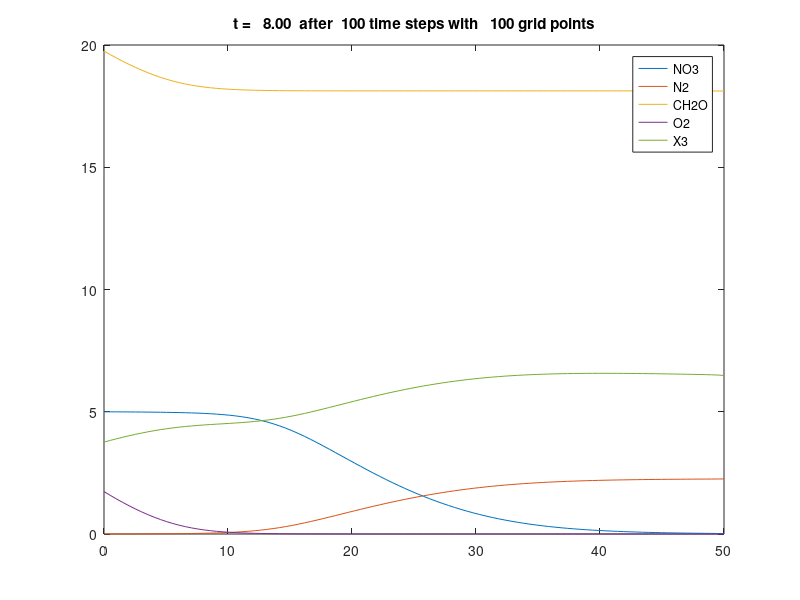

The MATLAB script that drew this image:
function Nitrogen_model()

v       = 10;        % unit: cm/day, average linear velocity
Diff    = 0.5*v;     % unit: cm2/day, longitudinal dispersivity (cm) * velocity (cm/day)
xl      = 0;         % unit: cm, left boundary
xr      = 50;        % unit: cm, right boundary
nx      = 100;       % number of nodes
tfinal  = 8;         % unit: day, total simulation time
dx      = (xr-xl)/nx;% unit: cm, space step
dt      = 0.08;      % unit: day, time step
x       = linspace(xl, xr, nx)';  % unit: cm, space grids
nsteps  = round(tfinal/dt);       % time steps
nplot   = 1;

tn      = 0;         % t(n)
ns      = 9;         % number of different component
u0      = zeros(nx, ns);
% initial values, unit: mg/l
% NH4  = u0(:,1)
% NO2  = u0(:,2)
% NO3  = u0(:,3)
% N2   = u0(:,4)
% CH2O = u0(:,5)
% O2   = u0(:,6)
% X1   = u0(:,7)
% X2   = u0(:,8)
% X3   = u0(:,9)
u0(:,1) = 0.0;
u0(:,2) = 0;
u0(:,3) = 5.0;
u0(:,4) = 0.0;
u0(:,5) = 1.0;
u0(:,6) = 2.0;
u0(:,7) = 0.0;
u0(:,8) = 0.0;
u0(:,9) = 3.64;
% left boundary values, unit: mg/l
u0(1,1) = 0.0;
u0(1,2) = 0;
u0(1,3) = 5.0;
u0(1,4) = 0.0;
u0(1,5) = 20.0;
u0(1,6) = 2.0;
u0(1,7) = 0.0;
u0(1,8) = 0.0;
u0(1,9) = 3.64;
% right boundary values
u0(end,1) = 0.0;
u0(end,2) = 0.0;
u0(end,3) = 0.0;
u0(end,4) = 0.0;
u0(end,5) = 0.0;
u0(end,6) = 0.0;
u0(end,7) = 0.0;
u0(end,8) = 0.0;
u0(end,9) = 0.0;

u = u0;

% construct left hand matrix
alpha  = -v*dt/dx/4;
beta   = Diff*dt/dx^2/2;
A      = (alpha - beta) * ones(nx);
A(1)   = 0;
A(nx) = 0;
B      = (1 + 2*beta) * ones(nx);
B(1)   = 1;
B(nx) = 1;
C      = (-alpha - beta) * ones(nx);
C(1)   = 0;
C(nx) = 0;

I = (2:nx-1)';
% legend text for plot
specs  = {'NH4', 'NO2', 'NO3', 'N2', 'CH2O', 'O2', 'X1', 'X2', 'X3'};
% plot initial condition
plot(x, u);
legend(specs(1:9));
title(sprintf('t = %6.2f  after %4i time steps with %5i grid points',...
               tn,0,nx))
xlim([0 50])
drawnow

for n = 1 : nsteps    
    tnp = tn + dt;
    
    % transport for each component
    for i = 1 : ns
        D      = zeros(nx);
        D(I)   = (-alpha+beta)*u(I-1,i)+(1-2*beta)*u(I,i)+(alpha+beta)*u(I+1,i);
        D(1)   = u0(1,i);
        D(nx)  = 2*u(end-1,i) - u(end-2,i);
        u(:,i) = TDMAsolver(A, B, C, D);
    end
    
    % Runge Kutta method solving system of ODEs
    for i = 1 : nx
        u(i,:) = Runge_Kutta(@myode, tnp, dt, u(i,:));
    end
    
    if mod(n,nplot)==0 || n==nsteps
        flag = 1:ns;
        for i = 1 : ns
            if all(u(:,i) < 1e-3)
                flag(i) = 0;
            end
        end
        flag(flag==0) = [];
        plot(x, u(:,flag))
        legend(specs(flag))
        title(sprintf('t = %6.2f  after %4i time steps with %5i grid points',...
                       tnp,n,nx))
        xlim([0 50])
        drawnow
    end    
    tn = tnp;    
end

end


%--------------------------------------------------------------------------

function y = Runge_Kutta(f, t, h, y)
% Runge Kutta 4th order method for solving ODE
% input: f = function handle
%        h = time step

k1 = f(t, y);
k2 = f(t + h/2, y' + h/2 * k1);
k3 = f(t + h/2, y' + h/2 * k2);
k4 = f(t + h,   y' + h   * k3);
y = y + h/6*(k1'+2*k2'+2*k3'+k4');

end

%--------------------------------------------------------------------------
function dydt = myode(~,y)

mu_max_nit1  = 10;      % unit: 1/day, the maximum substrate utilization rate for nitrification (ammonium -> nitrite)
mu_max_nit2  = 10;      % unit: 1/day, the maximum substrate utilization rate for nitrification (nitrite -> nitrate)
mu_max_denit = 40;      % unit: 1/day, the maximum substrate utilization rate for denitrification (nitrate -> nitrogen)
mu_max_oxid  = 30;      % unit: 1/day, the maximum substrate utilization rate for organic carbon oxidation
K_NH4        = 1;       % unit: mg/l, half saturation constant for NH4+
K_NO2        = 1.8;     % unit: mg/l, half saturation constant for NO2-
K_NO3        = 2.6;     % unit: mg/l, half saturation constant for NO3-
K_O2         = 0.77;    % unit: mg/l, half saturation constant for O2
K_CH2O       = 40;      % unit: mg/l, half saturation constant for CH2O
k_O2I        = 0.01;    % unit: mg/l, oxygen inhibition constant
kb1          = 1;       % unit: mg/l, ammonia-oxidizing biomass inhibition constant
kb2          = 1;       % unit: mg/l, nitrite-oxidizing biomass inhibition constant
kb3          = 0.5;     % unit: mg/l, heterotrophic biomass inhibition constant
yNO2_NH4     = 2.5504;  % ratio of NH4  substrate to NO2 substrate consumed
yNO3_NO2     = 1.3478;  % ratio of NO2  substrate to NO3 substrate consumed
yN2_NO3      = 0.4518;  % ratio of NO3  substrate to N2  substrate consumed
yO2_NH4      = 1.7739;  % ratio of NH4  substrate to O2  substrate consumed
yO2_NO2      = 0.6955;  % ratio of NO2  substrate to O2  substrate consumed
yO2_CH2O     = 1.0657;  % ratio of CH2O substrate to O2  substrate consumed
Y1           = 0.45;    % microbial yield coefficients for autotrophic ammonia-oxidizing bacteria
Y2           = 0.45;    % microbial yield coefficients for autotrophic nitrite-oxidizing bacteria
Y3           = 0.5;     % microbial yield coefficients for heterotrophic bacteria
d1           = 0.02;    % unit: 1/day, death or maintenance rate constant of autotrophic ammonia-oxidizing bacteria
d2           = 0.02;    % unit: 1/day, death or maintenance rate constant of autotrophic nitrite-oxidizing bacteria
d3           = 0.02;    % unit: 1/day, death or maintenance rate constant of heterotrophic biomass
R_NH4        = 1;       % retardation factor for NH4+
R_NO2        = 1;       % retardation factor for NO2-
R_NO3        = 1;       % retardation factor for NO3-
R_N2         = 1;       % retardation factor for N2
R_CH2O       = 1;       % retardation factor for CH2O
R_O2         = 1;       % retardation factor for O2

NH4  = y(1);
NO2  = y(2);
NO3  = y(3);
%N2   = y(4);
CH2O = y(5);
O2   = y(6);
X1   = y(7);    % unit: mg/l, concentration of autotrophic ammonia-oxidizing biomass
X2   = y(8);    % unit: mg/l, concentration of autotrophic nitrite-oxidizing biomass
X3   = y(9);    % unit: mg/l, the heterotrophic biomass concentration

r1 = mu_max_nit1*X1*(kb1/(kb1+X1))*(NH4/(K_NH4+NH4))*(O2/(K_O2+O2));    % unit: mg/day, substrate utilization rate by ammonium oxidation process 1
r2 = mu_max_nit2*X2*(kb2/(kb2+X2))*(NO2/(K_NO2+NO2))*(O2/(K_O2+O2));    % unit: mg/day, substrate utilization rate by nitrite oxidation process 2
r3 = mu_max_denit*X3*(kb3/(kb3+X3))*(k_O2I/(k_O2I+O2))*(CH2O/(K_CH2O+CH2O))*(NO3/(K_NO3+NO3));  % unit: mg/day, substrate utilization rate by denitrification
r4 = mu_max_oxid*X3*(kb3/(kb3+X3))*(CH2O/(K_CH2O+CH2O))*(O2/(K_O2+O2)); % unit: mg/day, substrate utilization rate by denitrification

dNH4dt  = - r1 / R_NH4;
dNO2dt  = (yNO2_NH4 * r1 - r2) / R_NO2;
dNO3dt  = (yNO3_NO2 * r2 - r3) / R_NO3;
dN2dt   = (yN2_NO3 * r3) / R_N2;
dCH2Odt = - r4 / R_CH2O;
dO2dt   = (-yO2_NH4 * r1 - yO2_NO2 * r2 - yO2_CH2O * r4) / R_O2;
dX1dt   = Y1 * r1 - X1 * d1;
dX2dt   = Y2 * r2 - X2 * d2;
dX3dt   = Y3 * (r3+r4) - X3 * d3;

dydt = zeros(9,1);
dydt(1) = dNH4dt;
dydt(2) = dNO2dt;
dydt(3) = dNO3dt;
dydt(4) = dN2dt;
dydt(5) = dCH2Odt;
dydt(6) = dO2dt;
dydt(7) = dX1dt;
dydt(8) = dX2dt;
dydt(9) = dX3dt;

end

%------------------------------------------------------------

function x = TDMAsolver(a,b,c,d)
%a, b, c are the column vectors for the compressed tridiagonal matrix, d is the right vector
n = length(d); % n is the number of rows
 
% Modify the first-row coefficients
c(1) = c(1) / b(1);    % Division by zero risk.
d(1) = d(1) / b(1);   
 
for i = 2:n-1
    temp = b(i) - a(i) * c(i-1);
    c(i) = c(i) / temp;
    d(i) = (d(i) - a(i) * d(i-1))/temp;
end
 
d(n) = (d(n) - a(n) * d(n-1))/( b(n) - a(n) * c(n-1));
 
% Now back substitute.
x(n) = d(n);
for i = n-1:-1:1
    x(i) = d(i) - c(i) * x(i + 1);
end
end